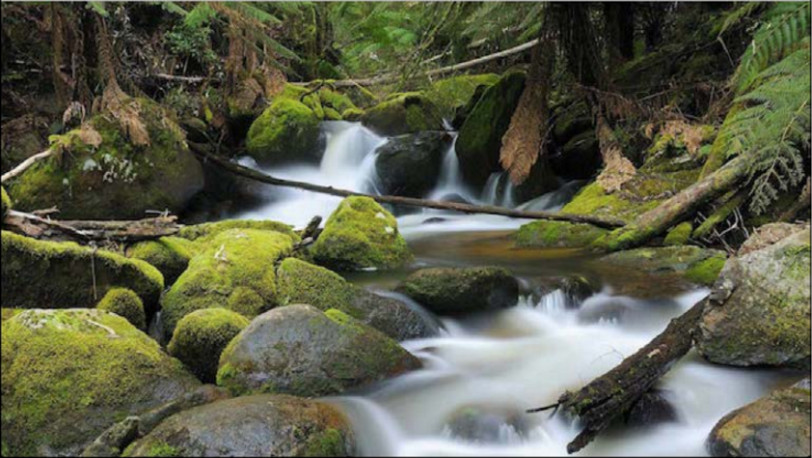
#> input picture ch01/images/input.jpg, 812 x 458 px
$ jupyter execute image-rotate.ipynb
#> lines starting #> are read from the running program, lines starting #| are printed output that depends on the picture; long printed decimals are rounded
[cell 1]
import cv2
from matplotlib import pyplot as plt
import numpy as np

[cell 2]
img = cv2.cvtColor(cv2.imread("images/input.jpg"), cv2.COLOR_BGR2RGB)
num_rows, num_cols, num_channels = img.shape
#> num_rows = 458; num_cols = 812; num_channels = 3

[cell 3]
# center point: (num_cols/2, num_rows/2)
# 30 degrees
# shrink to 0.7 of orginal size
rotation_matrix = cv2.getRotationMatrix2D((num_cols/2, num_rows/2), 30, 0.7)
print(rotation_matrix)
#| [[  0.6062   0.35        79.726]
#|  [ -0.35         0.6062 232.276]]
img_rotation = cv2.warpAffine(img, rotation_matrix, (num_cols, num_rows))
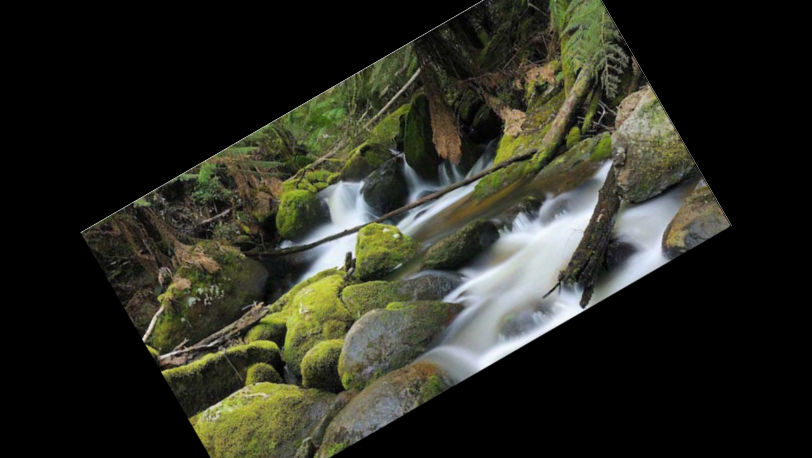
#> img_rotation: shape (458, 812, 3); mean R, G, B 43.5, 44.4, 34.7
plt.imshow(img_rotation)
